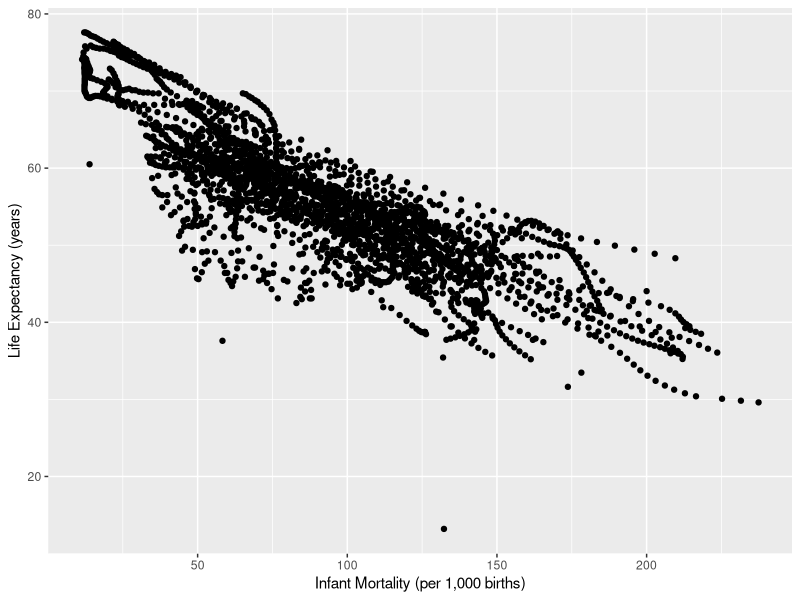
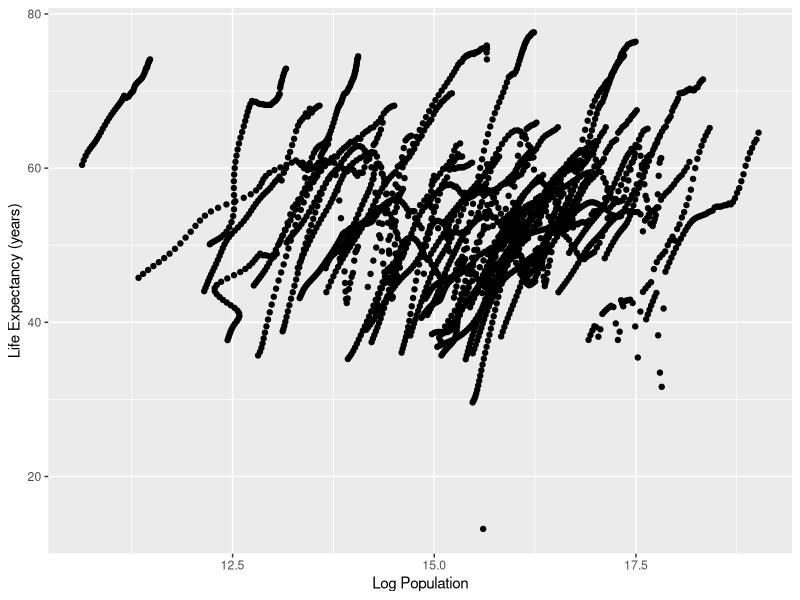
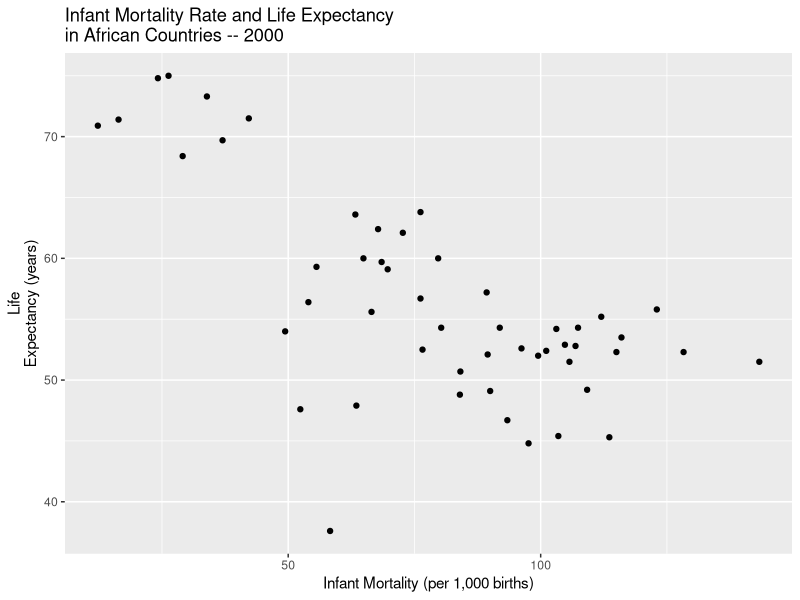
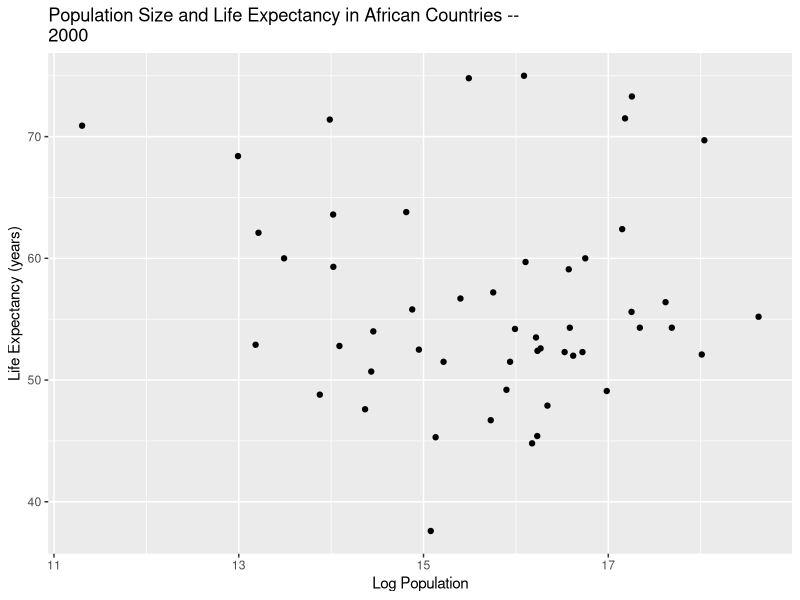
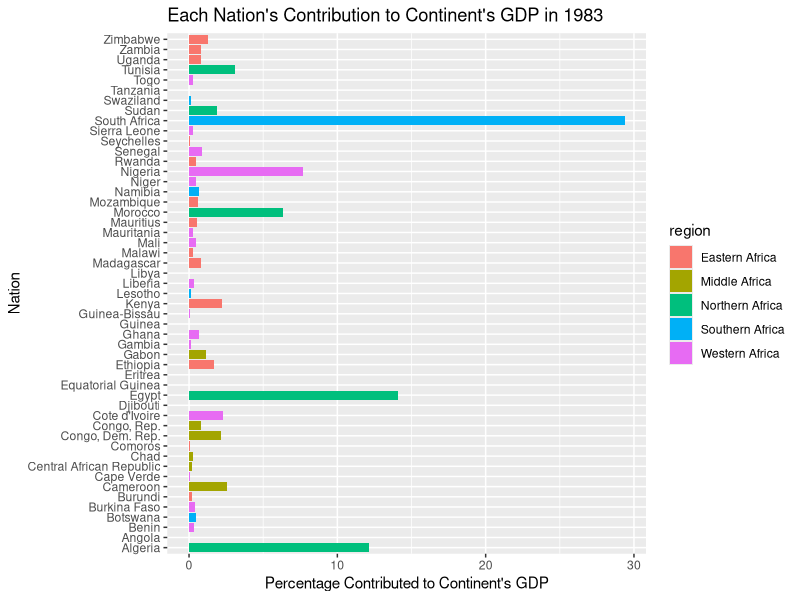
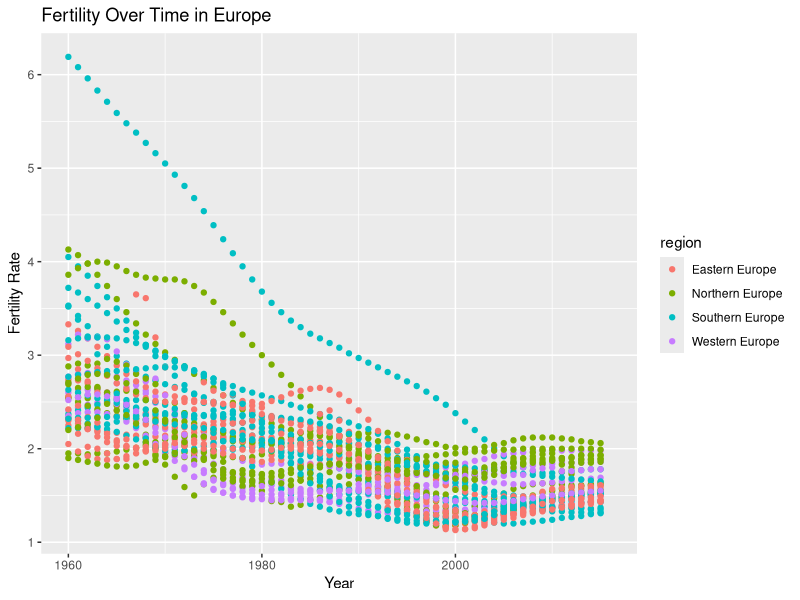
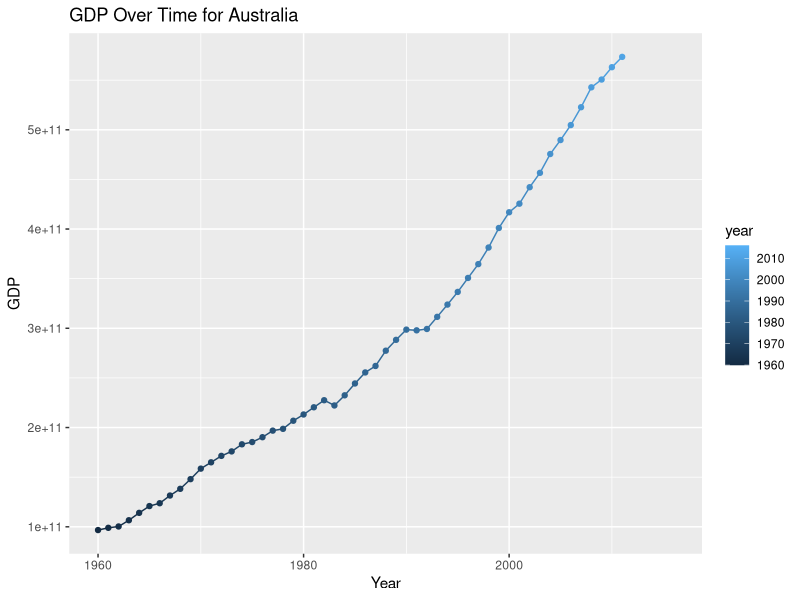

The R script that drew these images, in order:
## ---- chunk 1
library(tidyverse) 
library("dslabs")
## ---- chunk 2
help(gapminder)
data("gapminder")
summary(gapminder)
class(gapminder)
head(gapminder)
## ---- chunk 3
africadata <- gapminder %>% 
  filter(continent=="Africa")

str(africadata)
summary(africadata)
## ---- chunk 4
imle <- africadata %>% 
  select(c(infant_mortality, life_expectancy))

str(imle)
summary(imle)

ple <- africadata %>% 
  select(c(population, life_expectancy))

str(ple)
summary(ple)

## ---- chunk 5
#| warning: false
#| fig-cap: "Infant Mortality Rate and Life Expectancy in African Countries -- 1960 - 2015"
imle %>% ggplot(aes(x=infant_mortality, y=life_expectancy)) + 
  geom_point() + labs(x = "Infant Mortality (per 1,000 births)", y = "Life Expectancy (years)")
## ---- chunk 6
ple %>% ggplot(aes(x= log(population), y = life_expectancy)) + 
geom_point() + labs(x="Log Population", y = "Life Expectancy (years)")
## ---- chunk 7
with(subset(africadata, is.na(infant_mortality)), year)
## ---- chunk 8
africa2000 <- africadata %>% 
  filter(year == "2000")

str(africa2000)
summary(africa2000)
## ---- chunk 9
africa2000 %>% ggplot(aes(x=infant_mortality, y=life_expectancy)) +
geom_point() + labs(x = "Infant Mortality (per 1,000 births)", y = "Life
Expectancy (years)", title = "Infant Mortality Rate and Life Expectancy
in African Countries -- 2000")

africa2000 %>%  ggplot(aes(x= log(population), y = life_expectancy)) +
geom_point() + labs(x="Log Population", y = "Life Expectancy (years)",
title = "Population Size and Life Expectancy in African Countries --
2000")
## ---- chunk 10
fit1<-lm(life_expectancy ~ infant_mortality, data = africa2000)
fit2<-lm(life_expectancy ~ population, data = africa2000)
## ---- chunk 11
summary(fit1) 
summary(fit2)
## ---- chunk 12
# How Much Does Each Country Contribute to Continent's Overall GDP?
## Setting Up Initial Data
region_and_gdp <- africadata %>% filter(year == 1983) %>% group_by(region, gdp) %>% 
  select(country, region, gdp)
## Creating a New Variable for Continent's GDP
region_and_gdp$total_gdp <- sum(region_and_gdp$gdp, na.rm = TRUE)
# Percentage Contributed to Each 
region_and_gdp <- region_and_gdp %>%
  mutate(percentage = gdp/total_gdp * 100)

# Graphing African Countries' Contributions to Continent's GDP
ggplot(region_and_gdp, aes(x = percentage, y = country, group = region, fill = region)) + geom_col() + labs(x = "Percentage Contributed to Continent's GDP", y = "Nation", title = "Each Nation's Contribution to Continent's GDP in 1983")

## ---- chunk 13
library(broom)
# Creating a Model
population_factors_model <- lm(population ~ fertility + life_expectancy + infant_mortality, data = gapminder %>% filter(continent == "Asia"))

# Evaluating Model
pop_factors_model_table <- tidy(summary(population_factors_model))
## ---- chunk 14
# Investigating Fertility Across Time
ggplot(gapminder %>% filter(continent == "Europe"), aes(x = year, y = fertility, group = region, color = region)) + geom_point() + labs(x = "Year", y = "Fertility Rate", title = "Fertility Over Time in Europe")
## ---- chunk 15
# Investigating Australia's GDP Across Time
ggplot(gapminder %>% filter(country == "Australia"), aes(x = year, y = gdp, color = year)) + geom_point() + geom_line() + labs(x = "Year", y = "GDP", title = "GDP Over Time for Australia")
